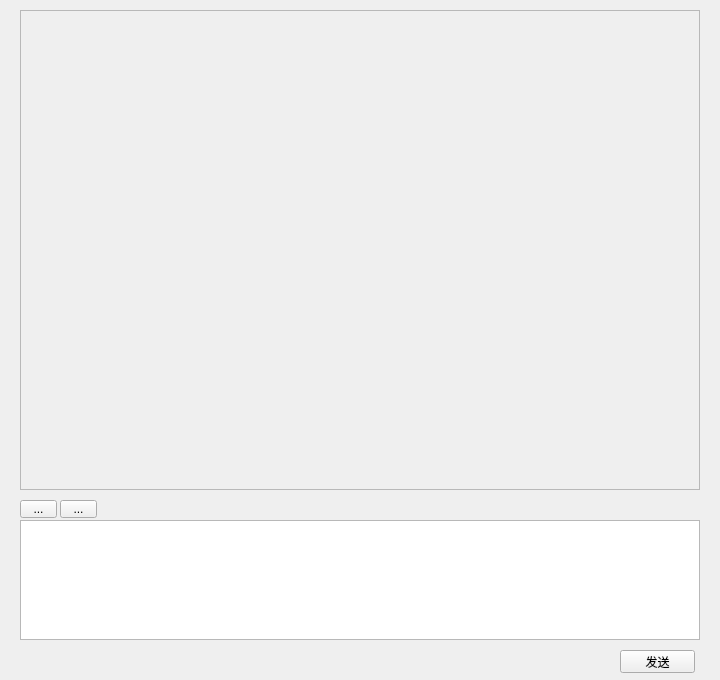
<?xml version="1.0" encoding="UTF-8"?>
<ui version="4.0">
 <class>Widget</class>
 <widget class="QWidget" name="Widget">
  <property name="geometry">
   <rect>
    <x>0</x>
    <y>0</y>
    <width>720</width>
    <height>680</height>
   </rect>
  </property>
  <property name="windowTitle">
   <string>Widget</string>
  </property>
  <widget class="QScrollArea" name="scrollArea">
   <property name="geometry">
    <rect>
     <x>20</x>
     <y>10</y>
     <width>680</width>
     <height>480</height>
    </rect>
   </property>
   <property name="widgetResizable">
    <bool>true</bool>
   </property>
   <widget class="QWidget" name="scrollAreaWidgetContents">
    <property name="geometry">
     <rect>
      <x>0</x>
      <y>0</y>
      <width>678</width>
      <height>478</height>
     </rect>
    </property>
   </widget>
  </widget>
  <widget class="QTextEdit" name="textEdit">
   <property name="geometry">
    <rect>
     <x>20</x>
     <y>520</y>
     <width>680</width>
     <height>120</height>
    </rect>
   </property>
  </widget>
  <widget class="QToolButton" name="toolButton">
   <property name="geometry">
    <rect>
     <x>20</x>
     <y>500</y>
     <width>37</width>
     <height>18</height>
    </rect>
   </property>
   <property name="text">
    <string>...</string>
   </property>
  </widget>
  <widget class="QPushButton" name="pushButton">
   <property name="geometry">
    <rect>
     <x>620</x>
     <y>650</y>
     <width>75</width>
     <height>23</height>
    </rect>
   </property>
   <property name="text">
    <string>发送</string>
   </property>
  </widget>
  <widget class="QToolButton" name="toolButton_2">
   <property name="geometry">
    <rect>
     <x>60</x>
     <y>500</y>
     <width>37</width>
     <height>18</height>
    </rect>
   </property>
   <property name="text">
    <string>...</string>
   </property>
  </widget>
 </widget>
 <resources/>
 <connections/>
</ui>
